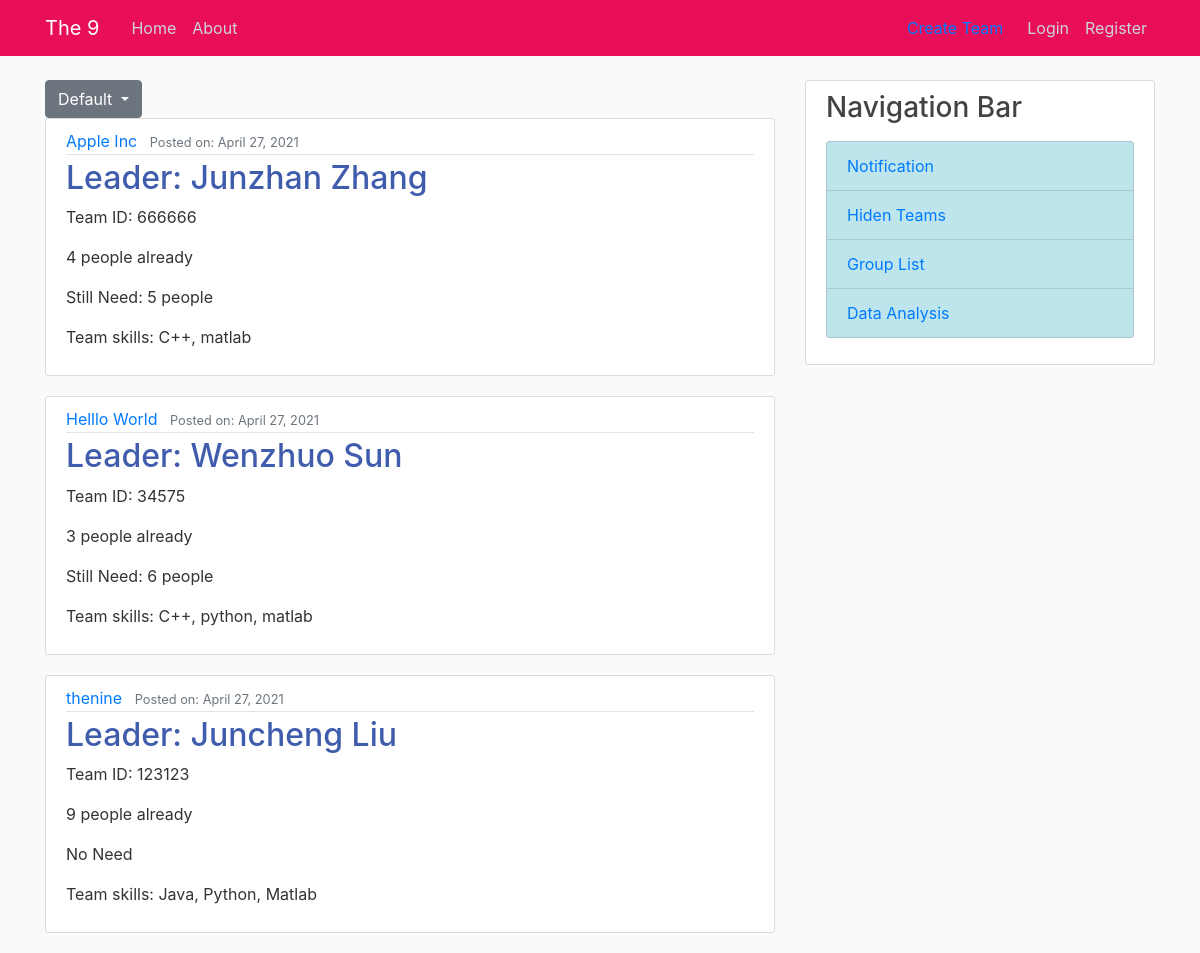
The app's page /default/ with its own data.
### blog/models.py (models this page shows, shortened)
class Post(models.Model):
	teamLeader = models.CharField(max_length=100)
	teamName = models.TextField(default='')
	teamID = models.TextField(default='')
	numOfPeople = models.IntegerField(default=0)
	stillNeed = models.IntegerField(default=9)
	skills = models.TextField(default='')
	date = models.DateTimeField(default=timezone.now)
	user = models.ForeignKey(User, on_delete=models.CASCADE)

### blog/views.py (the view)
# urls.py: path('default/', PostListView.as_view(), name='blog-default'),
class PostListView(ListView):
	model = Post
	template_name = 'blog/default.html' #<app>/<model>_<viewtype>.html
	context_object_name = 'posts'
	ordering = ['-date']

### blog/templates/blog/default.html (shortened to what this page needs)
{% extends "blog/base.html" %}
{% block content %}
	<div class="dropdown">
	  <button class="btn btn-secondary dropdown-toggle" type="button" id="dropdownMenuButton" data-toggle="dropdown" aria-haspopup="true" aria-expanded="false">
	    Default
	  </button>
	</div>
	{% for post in posts %}
		<article class="media content-section">
		  <div class="media-body">
		    <div class="article-metadata">
		      <a class="mr-2" href="#">{{ post.teamName }}</a>
		      <small class="text-muted">Posted on: {{ post.date|date:"F d, Y" }}</small>
		    </div>
		    <h2><a class="article-title" href="{% url 'post-detail' post.id %}">Leader: {{ post.teamLeader }}</a></h2>
		    <p class="article-content">Team ID: {{ post.teamID }}</p>
		    <p class="article-content">{{ post.numOfPeople }} people already</p>
		    {% if post.numOfPeople == 9   %}
		    	<p class="article-content">No Need</p>
			{% else %}
				<p class="article-content">Still Need: {{ post.stillNeed }} people</p>
			{% endif %}
			<p class="article-content">Team skills: {{ post.skills }}</p>
		  </div>
		</article>
	{% endfor %}
{% endblock content %}

### blog/templates/blog/base.html (shortened to what this page needs)
{% load static %}
<!DOCTYPE html>
<html>
<head>
    <link rel="stylesheet" href="https://maxcdn.bootstrapcdn.com/bootstrap/4.0.0/css/bootstrap.min.css">
    <link rel="stylesheet" type="text/css" href="{% static 'blog/main.css' %}">
</head>
<body>
	<header class="site-header">
	  <nav class="navbar navbar-expand-md navbar-dark bg-steel fixed-top">
	    <div class="container">
	      <a class="navbar-brand mr-4" href="/">The 9</a>
	      <div class="collapse navbar-collapse" id="navbarToggle">
	        <div class="navbar-nav mr-auto">
	          <a class="nav-item nav-link" href="{% url 'blog-home' %}">Home</a>
	          <a class="nav-item nav-link" href="{% url 'blog-about' %}">About</a>
	        </div>
	        <a class="nav-item nav-link" href="{% url 'post-create' %}">Create Team</a>
	        <div class="navbar-nav">
	        	{% if user.is_authenticated %}
	        		<a class="nav-item nav-link" href="{% url 'profile' %}">Profile</a>
	        		<a class="nav-item nav-link" href="{% url 'logout' %}">Logout</a>
	        	{% else %}
	        		<a class="nav-item nav-link" href="{% url 'login' %}">Login</a>
		         	<a class="nav-item nav-link" href="{% url 'register' %}">Register</a>
	        	{% endif %}
	        </div>
	      </div>
	    </div>
	  </nav>
	</header>
	<main role="main" class="container">
	  <div class="row">
	    <div class="col-md-8">
	    	{% block content %}{% endblock %}
	    </div>
	    <div class="col-md-4">
	      <div class="content-section">
	        <h3>Navigation Bar</h3>
	        <p class='text-muted'>
	          <ul class="list-group">
	            <li class="list-group-item list-group-item-action list-group-item-info">
	            	<a href="{% url 'blog-notices' %}">Notification</a>
	        	</li>
	            <li class="list-group-item list-group-item-action list-group-item-info">
	            <a href="{% url 'blog-hiden' %}">Hiden Teams</a>
	        	</li>
	            <li class="list-group-item list-group-item-action list-group-item-info">
	            <a href="{% url 'blog-defaultH' %}">Group List</a>
	        	</li>
	            <li class="list-group-item list-group-item-action list-group-item-info">
	            <a href="{% url 'blog-analysis' %}">Data Analysis</a>
	        	</li>
	          </ul>
	        </p>
	      </div>
	    </div>
	  </div>
	</main>
</body>
</html>

### blog/static/blog/main.css (style rules this page uses)
body { background: #fafafa; color: #333333; margin-top: 5rem; }
h1, h2, h3, h4, h5, h6 { color: #444444; }
ul { margin: 0; }
.bg-steel { background-color: #e80e57; }
.site-header .navbar-nav .nav-link { color: #cbd5db; }
.content-section { background: #ffffff; padding: 10px 20px; border: 1px solid #dddddd; border-radius: 3px; margin-bottom: 20px; }
.article-title { color: #405dad; }
.article-content { white-space: pre-line; }
.article-metadata { padding-bottom: 1px; margin-bottom: 4px; border-bottom: 1px solid #e3e3e3 }

### records on screen
Post: teamName "Apple Inc", date "April 27, 2021", teamLeader "Junzhan Zhang", teamID "666666", numOfPeople "4", stillNeed "5", skills "C++, matlab"
Post: teamName "Helllo World", date "April 27, 2021", teamLeader "Wenzhuo Sun", teamID "34575", numOfPeople "3", stillNeed "6", skills "C++, python, matlab"
Post: teamName "thenine", date "April 27, 2021", teamLeader "Juncheng Liu", teamID "123123", numOfPeople "9", shows "No Need", skills "Java, Python, Matlab"
